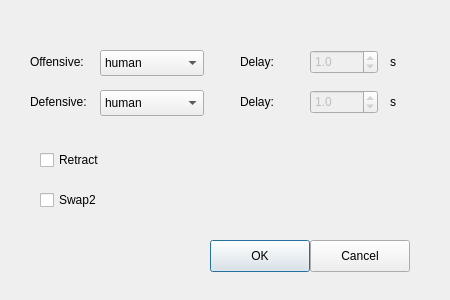
<?xml version="1.0" encoding="UTF-8"?>
<ui version="4.0">
 <class>Modeselection</class>
 <widget class="QDialog" name="Modeselection">
  <property name="geometry">
   <rect>
    <x>0</x>
    <y>0</y>
    <width>450</width>
    <height>300</height>
   </rect>
  </property>
  <property name="windowTitle">
   <string>Mode selection</string>
  </property>
  <widget class="QLabel" name="l_black">
   <property name="geometry">
    <rect>
     <x>30</x>
     <y>50</y>
     <width>70</width>
     <height>23</height>
    </rect>
   </property>
   <property name="text">
    <string>Offensive:</string>
   </property>
  </widget>
  <widget class="QLabel" name="l_white">
   <property name="geometry">
    <rect>
     <x>30</x>
     <y>90</y>
     <width>70</width>
     <height>23</height>
    </rect>
   </property>
   <property name="text">
    <string>Defensive:</string>
   </property>
  </widget>
  <widget class="QCheckBox" name="checkbox_withdraw">
   <property name="geometry">
    <rect>
     <x>40</x>
     <y>150</y>
     <width>87</width>
     <height>20</height>
    </rect>
   </property>
   <property name="text">
    <string>Retract</string>
   </property>
  </widget>
  <widget class="QCheckBox" name="checkbox_swap2">
   <property name="geometry">
    <rect>
     <x>40</x>
     <y>190</y>
     <width>87</width>
     <height>20</height>
    </rect>
   </property>
   <property name="text">
    <string>Swap2</string>
   </property>
  </widget>
  <widget class="QLabel" name="l_blackdelay">
   <property name="geometry">
    <rect>
     <x>240</x>
     <y>50</y>
     <width>60</width>
     <height>23</height>
    </rect>
   </property>
   <property name="text">
    <string>Delay:</string>
   </property>
  </widget>
  <widget class="QLabel" name="l_whitedelay">
   <property name="geometry">
    <rect>
     <x>240</x>
     <y>90</y>
     <width>60</width>
     <height>23</height>
    </rect>
   </property>
   <property name="text">
    <string>Delay:</string>
   </property>
  </widget>
  <widget class="QLabel" name="l_s1">
   <property name="geometry">
    <rect>
     <x>390</x>
     <y>50</y>
     <width>60</width>
     <height>23</height>
    </rect>
   </property>
   <property name="text">
    <string>s</string>
   </property>
  </widget>
  <widget class="QLabel" name="l_s2">
   <property name="geometry">
    <rect>
     <x>390</x>
     <y>90</y>
     <width>60</width>
     <height>23</height>
    </rect>
   </property>
   <property name="text">
    <string>s</string>
   </property>
  </widget>
  <widget class="QDoubleSpinBox" name="spinbox_black">
   <property name="enabled">
    <bool>false</bool>
   </property>
   <property name="geometry">
    <rect>
     <x>310</x>
     <y>50</y>
     <width>68</width>
     <height>24</height>
    </rect>
   </property>
   <property name="decimals">
    <number>1</number>
   </property>
   <property name="maximum">
    <double>5.000000000000000</double>
   </property>
   <property name="singleStep">
    <double>0.500000000000000</double>
   </property>
   <property name="value">
    <double>1.000000000000000</double>
   </property>
  </widget>
  <widget class="QDoubleSpinBox" name="spinbox_white">
   <property name="enabled">
    <bool>false</bool>
   </property>
   <property name="geometry">
    <rect>
     <x>310</x>
     <y>90</y>
     <width>68</width>
     <height>24</height>
    </rect>
   </property>
   <property name="decimals">
    <number>1</number>
   </property>
   <property name="maximum">
    <double>5.000000000000000</double>
   </property>
   <property name="singleStep">
    <double>0.500000000000000</double>
   </property>
   <property name="value">
    <double>1.000000000000000</double>
   </property>
  </widget>
  <widget class="QComboBox" name="combobox_black">
   <property name="geometry">
    <rect>
     <x>100</x>
     <y>50</y>
     <width>104</width>
     <height>26</height>
    </rect>
   </property>
   <item>
    <property name="text">
     <string>human</string>
    </property>
   </item>
   <item>
    <property name="text">
     <string>naiveAI</string>
    </property>
   </item>
  </widget>
  <widget class="QComboBox" name="combobox_white">
   <property name="geometry">
    <rect>
     <x>100</x>
     <y>90</y>
     <width>104</width>
     <height>26</height>
    </rect>
   </property>
   <item>
    <property name="text">
     <string>human</string>
    </property>
   </item>
   <item>
    <property name="text">
     <string>naiveAI</string>
    </property>
   </item>
  </widget>
  <widget class="QPushButton" name="pbtn_ok">
   <property name="geometry">
    <rect>
     <x>210</x>
     <y>240</y>
     <width>100</width>
     <height>32</height>
    </rect>
   </property>
   <property name="text">
    <string>OK</string>
   </property>
   <property name="checkable">
    <bool>false</bool>
   </property>
   <property name="default">
    <bool>false</bool>
   </property>
  </widget>
  <widget class="QPushButton" name="pbtn_cancel">
   <property name="geometry">
    <rect>
     <x>310</x>
     <y>240</y>
     <width>100</width>
     <height>32</height>
    </rect>
   </property>
   <property name="text">
    <string>Cancel</string>
   </property>
  </widget>
 </widget>
 <resources/>
 <connections>
  <connection>
   <sender>pbtn_cancel</sender>
   <signal>clicked(bool)</signal>
   <receiver>Modeselection</receiver>
   <slot>close()</slot>
   <hints>
    <hint type="sourcelabel">
     <x>359</x>
     <y>255</y>
    </hint>
    <hint type="destinationlabel">
     <x>224</x>
     <y>149</y>
    </hint>
   </hints>
  </connection>
  <connection>
   <sender>pbtn_cancel</sender>
   <signal>clicked(bool)</signal>
   <receiver>checkbox_withdraw</receiver>
   <slot>close()</slot>
   <hints>
    <hint type="sourcelabel">
     <x>359</x>
     <y>255</y>
    </hint>
    <hint type="destinationlabel">
     <x>83</x>
     <y>159</y>
    </hint>
   </hints>
  </connection>
 </connections>
</ui>
